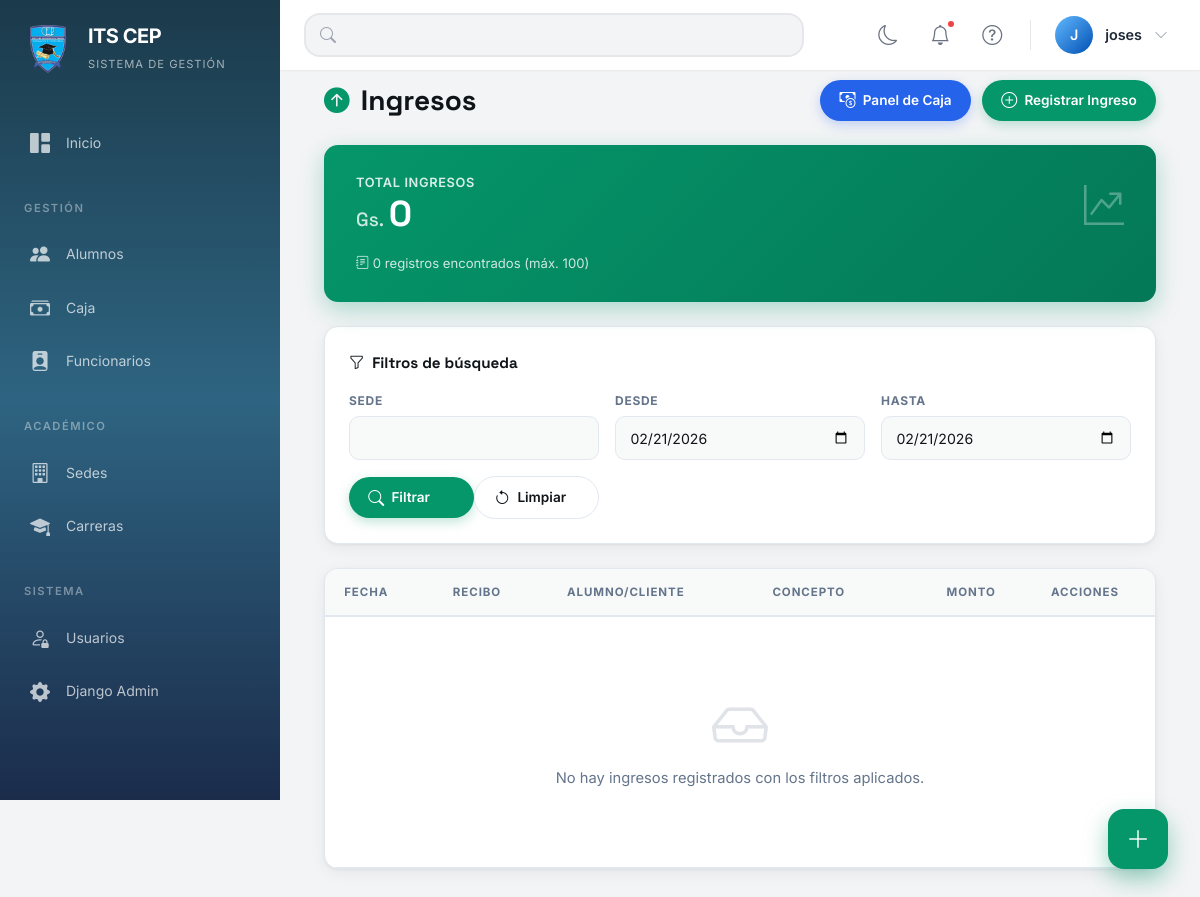
The app's page /pagos/?fecha_desde=2026-02-21&fecha_hasta=2026-02-21 (signed in), older data.
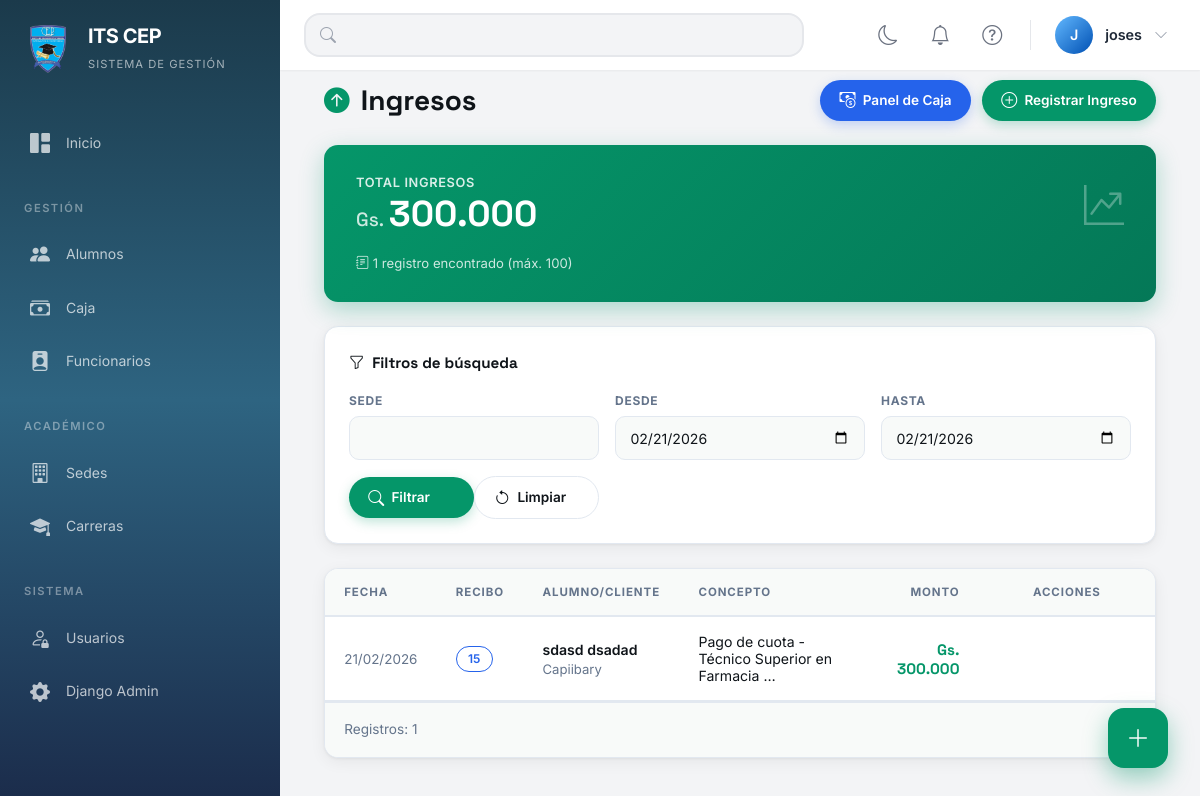
The same page, newer data.
### sysapp/models.py (models this page shows, shortened)
class Pago(models.Model):
    uuid = models.UUIDField(default=uuid.uuid4, editable=False, unique=True)
    sede = models.ForeignKey(Sede, on_delete=models.CASCADE, related_name='pagos', verbose_name="Sede")
    alumno = models.ForeignKey(Alumno, on_delete=models.CASCADE, related_name='pagos', verbose_name="Alumno", null=True, blank=True)
    carrera = models.ForeignKey(Carrera, on_delete=models.SET_NULL, related_name='pagos', verbose_name="Carrera", null=True, blank=True)
    numero_recibo = models.CharField(max_length=50, unique=True, null=True, blank=True, verbose_name="Nº de Recibo")
    foto_recibo = models.ImageField(upload_to=path_comprobante_pago, blank=True, null=True, verbose_name="Foto del Recibo")
    fecha = models.DateField(default=timezone.now, verbose_name="Fecha")
    recibido_de = models.CharField(max_length=200, verbose_name="Recibido de", blank=True, null=True)
    suma_de = models.DecimalField(max_digits=10, decimal_places=0, verbose_name="La suma de", blank=True, null=True)
    concepto = models.TextField(verbose_name="En concepto de")
    curso = models.CharField(max_length=100, verbose_name="Curso", blank=True, null=True)
    valido_hasta = models.DateField(null=True, blank=True, verbose_name="Válido hasta")
    fecha_vencimiento = models.DateField(verbose_name="Fecha de Vencimiento", null=True, blank=True)
    numero_cuota = models.CharField(max_length=50, verbose_name="Nº de Cuota", null=True, blank=True)
    importe_total = models.DecimalField(max_digits=10, decimal_places=0, verbose_name="Importe Total")
    recibido_por = models.CharField(max_length=200, verbose_name="Recibido por", blank=True, null=True)
    es_matricula = models.BooleanField(default=False, verbose_name="Es Matrícula")
    METODO_PAGO_CHOICES = [('EFECTIVO', 'Efectivo'), ('TRANSFERENCIA', 'Transferencia')]
    metodo_pago = models.CharField(max_length=20, choices=METODO_PAGO_CHOICES, default='EFECTIVO', verbose_name="Método de Pago")
    puntos = models.IntegerField(default=0, validators=[MinValueValidator(0)], verbose_name="Puntos")
    fecha_creacion = models.DateTimeField(auto_now_add=True, verbose_name="Fecha de Creación")
    foto_comprobante = models.ImageField(upload_to=path_comprobante_pago, blank=True, null=True)
    observaciones = models.TextField(blank=True, null=True)
    nombre_cliente = models.CharField(max_length=200, null=True, blank=True)
    validez_pago = models.DateField(null=True, blank=True)
    monto_unitario = models.DecimalField(max_digits=10, decimal_places=0, null=True, blank=True)
    cantidad_cuotas = models.IntegerField(null=True, blank=True, default=1)
    usuario_registro = models.ForeignKey('auth.User', on_delete=models.SET_NULL, null=True, blank=True)
    cuenta_bancaria = models.ForeignKey(
        'CuentaBancaria', on_delete=models.SET_NULL, null=True, blank=True,
        related_name='pagos', verbose_name="Cuenta bancaria destino"
    )
    class Meta:
        ordering = ['-fecha', '-id']
        verbose_name = "Pago"
        verbose_name_plural = "Pagos"

class Alumno(models.Model):
    uuid = models.UUIDField(default=uuid.uuid4, editable=False, unique=True)
    sede = models.ForeignKey(Sede, on_delete=models.CASCADE, related_name='alumnos')
    carrera = models.ForeignKey(Carrera, on_delete=models.CASCADE, related_name='alumnos')
    nombre = models.CharField(max_length=100)
    apellido = models.CharField(max_length=100)
    cedula = models.CharField(max_length=20, blank=True, null=True)
    fecha_nacimiento = models.DateField(blank=True, null=True)
    telefono = models.CharField(max_length=20, blank=True, null=True)
    fecha_inicio = models.DateField(blank=True, null=True)
    curso_actual = models.IntegerField(blank=True, null=True)
    contacto_emergencia_nombre = models.CharField(max_length=100, blank=True, null=True)
    contacto_emergencia_telefono = models.CharField(max_length=20, blank=True, null=True)
    contacto_emergencia_relacion = models.CharField(max_length=50, blank=True, null=True)
    activo = models.BooleanField(default=True)
    fecha_registro = models.DateTimeField(auto_now_add=True, verbose_name="Fecha de Registro")
    class Meta:
        verbose_name = "Alumno"
        verbose_name_plural = "Alumnos"
        ordering = ['apellido', 'nombre']
    @property
    def nombre_completo(self):
        return f"{self.nombre} {self.apellido}"

class Sede(models.Model):
    nombre = models.CharField(max_length=200, verbose_name="Nombre")
    direccion = models.TextField(verbose_name="Dirección")
    telefono = models.CharField(max_length=20, verbose_name="Teléfono")
    activa = models.BooleanField(default=True, verbose_name="Activa")
    fecha_creacion = models.DateTimeField(auto_now_add=True, verbose_name="Fecha de Creación")
    class Meta:
        verbose_name = "Sede"
        verbose_name_plural = "Sedes"
        ordering = ['nombre']

### sysapp/views.py (the view)
# urls.py: path('pagos/', views.lista_pagos, name='lista_pagos'),
@login_required
def lista_pagos(request):
    pagos = Pago.objects.all().select_related('alumno', 'sede', 'carrera').order_by('-fecha', '-id')
    sede_id = request.GET.get('sede')
    fecha_desde = request.GET.get('fecha_desde')
    fecha_hasta = request.GET.get('fecha_hasta')
    if sede_id:
        pagos = pagos.filter(sede_id=sede_id)
    if fecha_desde:
        pagos = pagos.filter(fecha__gte=fecha_desde)
    if fecha_hasta:
        pagos = pagos.filter(fecha__lte=fecha_hasta)
    total_pagos = pagos.aggregate(total=Sum('importe_total'))['total'] or 0
    pagos = pagos[:100]
    sedes = Sede.objects.all().order_by('nombre')
    context = {
        'pagos': pagos,
        'sedes': sedes,
        'total_pagos': total_pagos,  # ← Esta línea es la que faltaba
    }
    return render(request, 'pagos/listaPagos.html', context)

### sysapp/templatetags/custom_filters.py (called while the page is built)
@register.filter(name='formato_guaranies')
def formato_guaranies(value):
    try:
        value = int(float(value))
        value_str = str(value)
        negative = value < 0
        if negative:
            value_str = value_str[1:]
        result = []
        for i, digit in enumerate(reversed(value_str)):
            if i > 0 and i % 3 == 0:
                result.append('.')
            result.append(digit)
        formatted = ''.join(reversed(result))
        if negative:
            formatted = '-' + formatted
        return formatted
    except (ValueError, TypeError):
        return value

### sysapp/templates/pagos/listaPagos.html (shortened to what the changed rows need)
{% extends 'base.html' %}
{% load custom_filters %}
{% block content %}
<div class="lp container-fluid mt-5">
    <div class="lp-head">
        <h1 class="lp-head-title">
            <i class="bi bi-arrow-up-circle-fill"></i>
            Ingresos
        </h1>
    </div>
    {% if user.is_staff %}
    <div class="lp-stat-card">
        <div class="lp-stat-top">
            <div>
                <div class="lp-stat-label">Total Ingresos </div>
                <div class="lp-stat-value">
                    <small>Gs.</small>{{ total_pagos|formato_guaranies }}
                </div>
            </div>
            <div class="lp-stat-icon">
                <i class="bi bi-graph-up-arrow"></i>
            </div>
        </div>
        <div class="lp-stat-sub">
            <i class="bi bi-journal-text"></i>
            {{ pagos|length }} registro{{ pagos|length|pluralize }} encontrado{{ pagos|length|pluralize }} (máx. 100)
        </div>
    </div>
    {% endif %}
    <div class="lp-card">
        <table class="lp-table">
            <thead>
            <tr>
                <th>Fecha</th>
                <th>Recibo</th>
                <th>Alumno/Cliente</th>
                <th class="col-concepto">Concepto</th>
                <th style="text-align:right;">Monto</th>
                <th style="text-align:center;">Acciones</th>
            </tr>
            </thead>
            <tbody>
            {% for pago in pagos %}
            <tr onclick="window.location.href='{% url 'detalle_pago' pago.uuid %}'">
                <td class="col-date">{{ pago.fecha|date:"d/m/Y" }}</td>
                <td>
          <span class="col-badge {% if pago.numero_recibo %}badge-recibo{% else %}badge-none{% endif %}">
            {% if pago.numero_recibo %}{{ pago.numero_recibo }}{% else %}Sin recibo{% endif %}
          </span>
                </td>
                <td>
                    <div class="col-nombre">
                        {% if pago.alumno %}{{ pago.alumno.nombre_completo }}{% else %}{{ pago.nombre_cliente }}{% endif %}
                    </div>
                    <div class="col-sub">{{ pago.sede.nombre }}</div>
                </td>
                <td class="col-concepto">{{ pago.concepto|truncatewords:8 }}</td>
                <td class="col-monto">Gs. {{ pago.importe_total|formato_guaranies }}</td>
            </tr>
            {% empty %}
            <tr>
                <td colspan="6">
                    <div class="lp-empty">
                        <i class="bi bi-inbox"></i>
                        <p>No hay ingresos registrados con los filtros aplicados.</p>
                    </div>
                </td>
            </tr>
            {% endfor %}
            </tbody>
        </table>
        {% if pagos %}
        <div class="lp-footer">
            <span>Registros: {{ pagos|default:""|length|add:0 }}</span>
        </div>
        {% endif %}
    </div>
</div>
{% endblock %}

### sysapp/templates/base.html (shortened to what the changed rows need)
{% load static %}
<html lang="es">
<head>
    <link href="https://cdn.jsdelivr.net/npm/bootstrap@5.3.0/dist/css/bootstrap.min.css" rel="stylesheet">
    <link rel="stylesheet" href="https://cdn.jsdelivr.net/npm/bootstrap-icons@1.11.0/font/bootstrap-icons.css">
    <link rel="stylesheet" href="{% static 'css/base.css' %}">
    <link rel="stylesheet" href="{% static 'css/responsive_improvements.css' %}">
    <link rel="stylesheet" href="{% static 'css/print.css' %}" media="print">
</head>
<body>
<aside class="sidebar" id="sidebar" aria-label="Menú principal de navegación">
    <div class="sidebar-brand" role="banner">
        <div class="brand-info">
            <h1 class="brand-name">ITS CEP</h1>
        </div>
    </div>
</aside>
<main class="main-content" id="main-content" role="main">
    <header class="top-bar" role="banner">
        <div class="top-bar-right">
            <div class="position-relative d-inline-block">
                <button class="top-bar-btn" id="notificationsToggle" title="Notificaciones" aria-label="Notificaciones" aria-expanded="false" type="button">
                    <i class="bi bi-bell"></i>
                    {% if total_notificaciones > 0 %}
                    <span class="notification-dot" aria-hidden="true"></span>
                    {% endif %}
                </button>
            </div>
        </div>
    </header>
    <div class="content-wrapper animate-fadeIn">
        {% block content %}{% endblock %}
    </div>
</main>
</body>
</html>

Row changes from the older to the newer data that the page shows:
now on this page (row edited): Pago: fecha "21/02/2026", numero_recibo "15", alumno.nombre_completo "sdasd dsadad", sede.nombre "Capiibary", concepto "Pago de cuota - Técnico Superior en Farmacia …", importe_total "300.000"
Text that changed along with them:
{{ total_pagos|formato_guaranies }}: "0" → "300.000"
{{ pagos|length }}: "0" → "1"
{{ pagos|default:""|length|add:0 }}: (not shown) → "1"
text no longer shown: "No hay ingresos registrados con los filtros aplicados."
text now shown: "Registros:"
